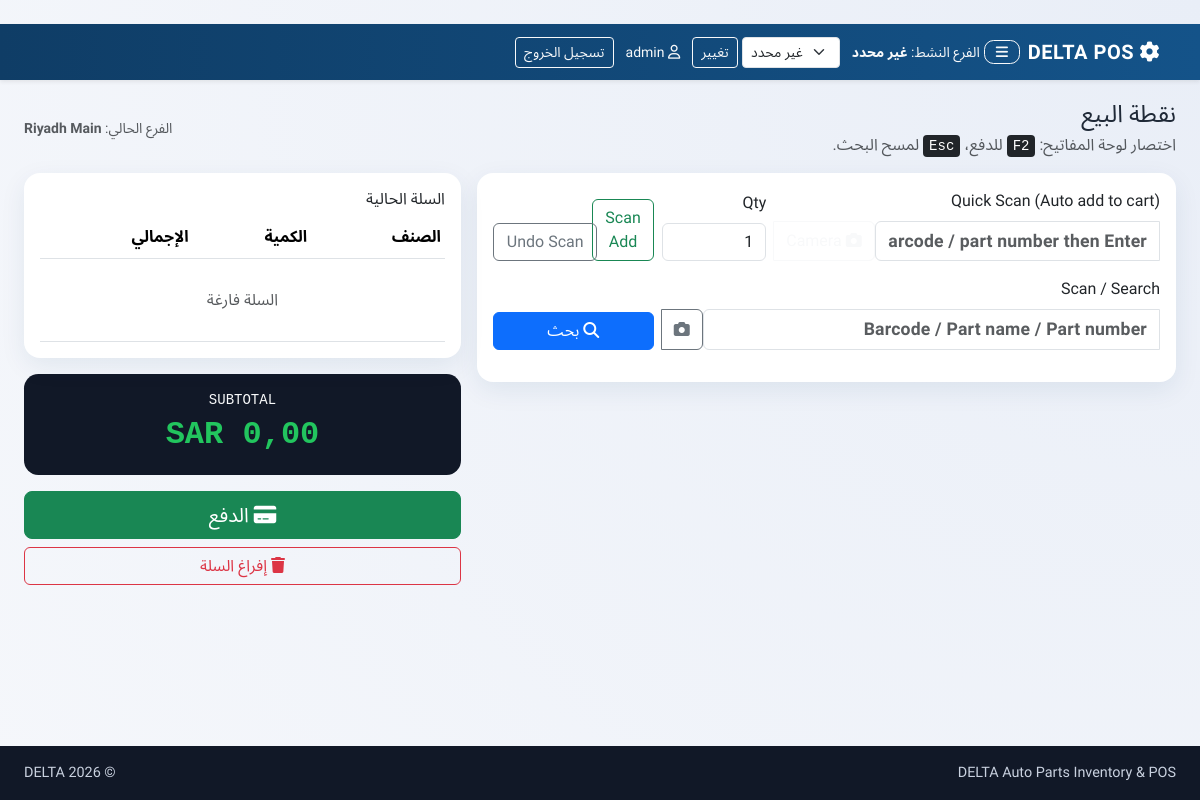
Before: /inventory/pos/ (signed in) with the older database file.
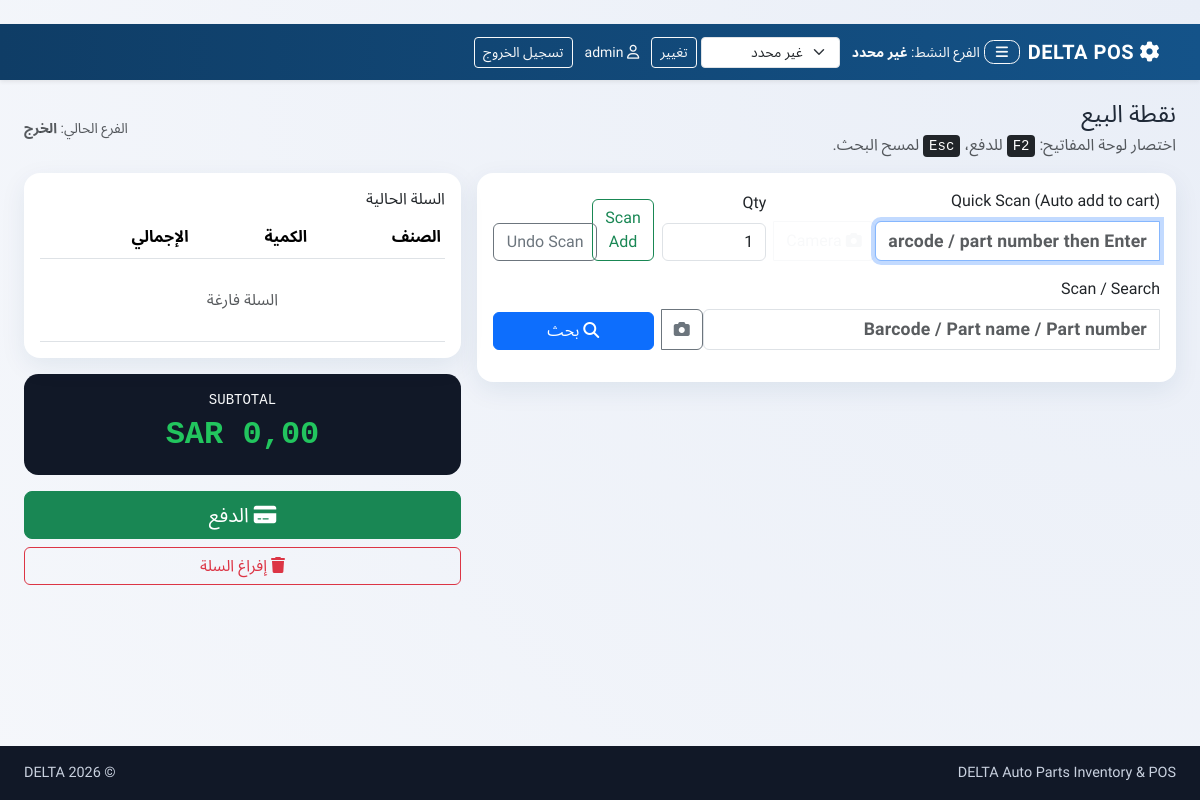
After: the same page with the newer database file.
### inventory/models.py (models this page shows, shortened)
class Branch(models.Model):
    name = models.CharField(max_length=50)
    code = models.CharField(max_length=10, unique=True)

### inventory/views.py (the view, shortened to what this page needs)
# urls.py: path("pos/", views.pos_console, name="pos_console"),
@login_required
def pos_console(request):
    _warn_if_branch_unassigned(request)
    if not _can_use_pos(request.user):
        return HttpResponseForbidden("Your role is view-only for POS operations.")
    active_branch = _active_branch_for_request(request)
    query = (request.GET.get("q") or "").strip()
    results = []
    cart_items, subtotal, _estimated_profit, cart_total_count = _build_cart_items(request, active_branch=active_branch)
    return render(
        request,
        "inventory/pos_console.html",
        {
            "results": results,
            "query": query,
            "cart_items": cart_items,
            "subtotal": subtotal,
            "cart_total_count": cart_total_count,
            "active_branch": active_branch,
            "is_manager": is_manager(request.user),
        },
    )

### inventory/views.py (called while the page is built, shortened)
def _active_branch_for_request(request) -> Branch | None:
    cached = getattr(request, _ACTIVE_BRANCH_CACHE_ATTR, _ACTIVE_BRANCH_UNSET)
    if cached is not _ACTIVE_BRANCH_UNSET:
        return cached
    profile = _get_or_create_profile(request.user)
    if is_admin_user(request.user):
        branch_raw = request.session.get(ACTIVE_BRANCH_SESSION_KEY)
        try:
            branch_id = int(branch_raw)
        except (TypeError, ValueError):
            branch_id = None
        branch = Branch.objects.filter(id=branch_id).first() if branch_id else None
    else:
        branch = profile.branch
    setattr(request, _ACTIVE_BRANCH_CACHE_ATTR, branch)
    return branch

def _get_or_create_profile(user) -> UserProfile:
    default_role = UserProfile.Roles.ADMIN if user.is_superuser else UserProfile.Roles.CASHIER
    profile, _ = UserProfile.objects.select_related("branch").get_or_create(
        user=user,
        defaults={"role": default_role},
    )
    return profile

def _build_cart_items(request, *, active_branch: Branch | None = None):
    cart = _get_cart(request)
    if not cart:
        return [], Decimal("0.00"), Decimal("0.00"), 0

### inventory/templates/inventory/pos_console.html (shortened to what the changed rows need)
﻿{% extends 'inventory/base.html' %}
{% block content %}
<div class="container-fluid px-3 px-lg-4">
    <div class="d-flex justify-content-between align-items-center mb-3">
        <div>
            <h1 class="h4 mb-1">نقطة البيع</h1>
        </div>
        <div class="text-muted small">
            {% if active_branch %}
                الفرع الحالي: <strong>{{ active_branch.name }}</strong>
            {% else %}
                الفرع الحالي: <strong>غير محدد</strong>
            {% endif %}
        </div>
    </div>
    <div class="pos-grid">
        <div class="vstack gap-3">
            <div class="card delta-card">
                <div class="card-body">
                    <h2 class="h6">السلة الحالية</h2>
                    <div class="table-responsive" style="max-height: 420px; overflow:auto;">
                        <table class="table table-sm align-middle mb-0">
                            <thead>
                                <tr>
                                    <th>الصنف</th>
                                    <th>الكمية</th>
                                    <th>الإجمالي</th>
                                </tr>
                            </thead>
                        </table>
                    </div>
                </div>
            </div>
        </div>
    </div>
</div>
{% endblock %}

Changed rows visible on the page:
changed Branch: name "Riyadh Main" → "الخرج"
